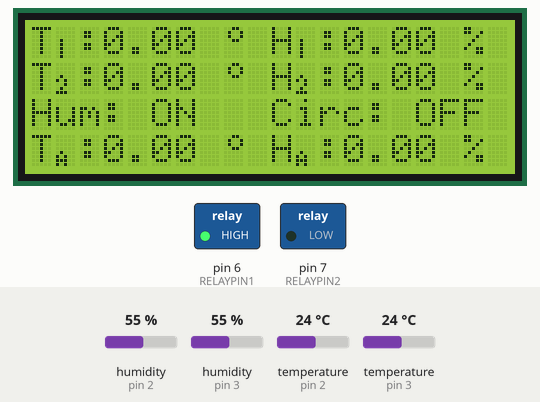
This sketch was run on a simulated Arduino Uno, built with avr-gcc and run on an emulated ATmega328P. On the bench: 20×4 character LCD, switched loads named in the sketch (green lamp = pin HIGH). Inputs (shaded band) come from the test bench; at power-on: humidity (sensors on pin 2, pin 3) 55 %, temperature (sensors on pin 3, pin 2) 24 °C.

Above: at 1.3 s.
1.4 s: humidity (sensor on pin 2) set to 83 %
At 3.8 s:
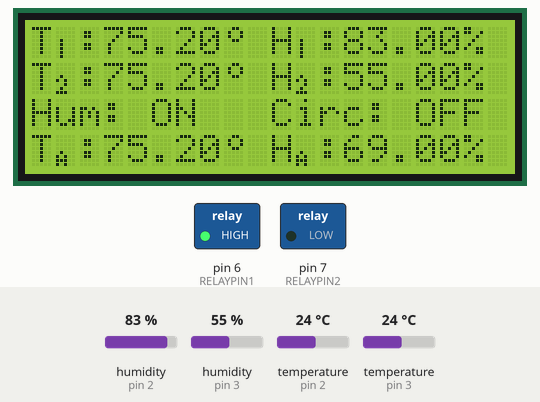
5.8 s: humidity (sensor on pin 2) set to 86 %
At 7.5 s:
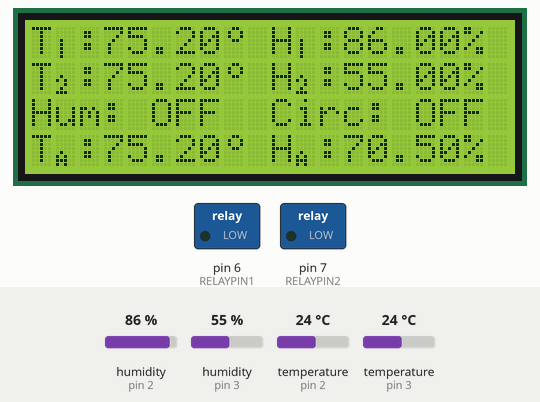
10.2 s: temperature (sensor on pin 3) set to 41 °C
At 13.1 s:
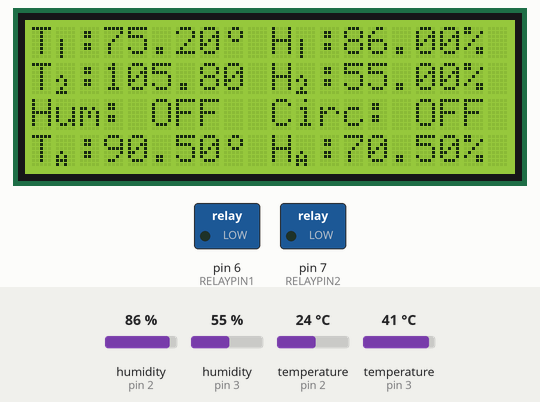
14.6 s: humidity (sensor on pin 3) set to 49 %
At 15.4 s:
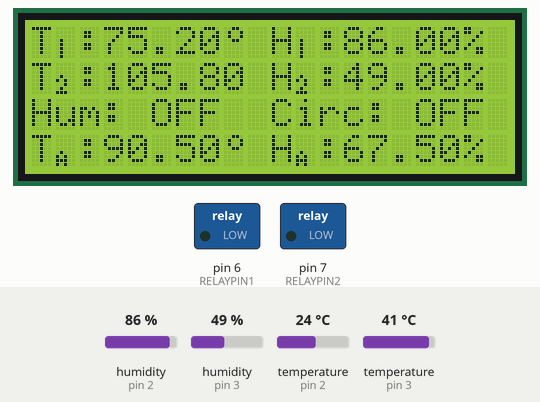
19.0 s: humidity (sensor on pin 3) set to 46 %
At 22.5 s:
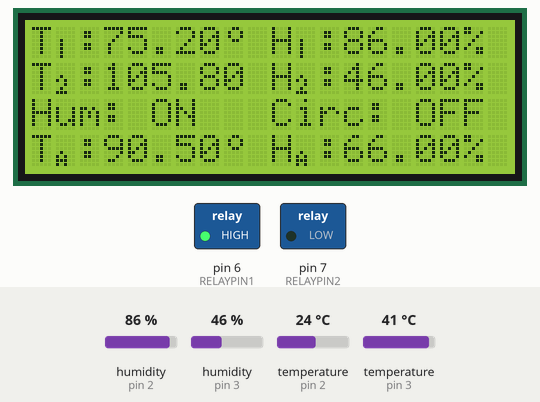
23.4 s: temperature (sensor on pin 2) set to 41 °C
At 24.7 s:
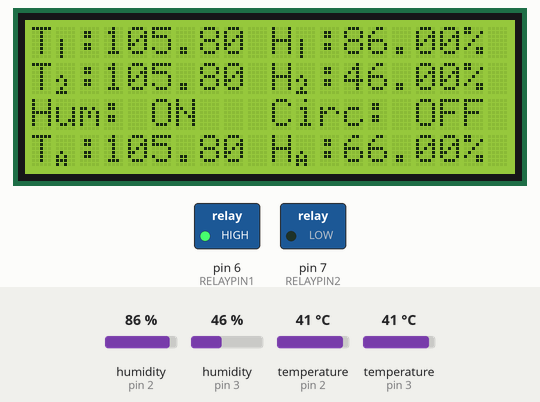
Timing chart, 0 to 26.4 s (numbered marks = the images above; inputs shaded):
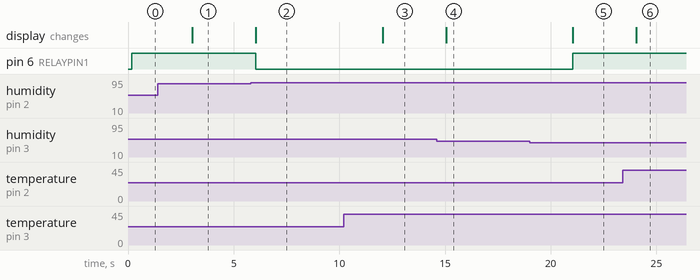

Measured:
- the behaviour switches between 84 and 85 % on humidity (sensor on pin 2) (found by bisection; images 1 and 2)
- the behaviour switches between 48 and 47 % on humidity (sensor on pin 3) (found by bisection; images 4 and 5)
- after the input at 1.4 s, the display: changes after 1.6 s (image 1)
- after the input at 5.8 s, pin 6 (RELAYPIN1): HIGH → LOW after 0.25 s; the display: changes after 0.25 s (image 2)
- after the input at 10.2 s, the display: changes after 1.8 s (image 3)
- after the input at 14.6 s, the display: changes after 0.45 s (image 4)
- after the input at 19.0 s, pin 6 (RELAYPIN1): LOW → HIGH after 2.0 s; the display: changes after 2.1 s (image 5)
- after the input at 23.4 s, the display: changes after 0.65 s (image 6)

The sketch:

Humidity.ino
```cpp
#include <Adafruit_Sensor.h>
#include <DHT.h>    //DHT Sensor Library
#include <LiquidCrystal_I2C.h>

#define DHTPIN 2
#define DHTPIN2 3         // Digital pin connected to the DHT sensor
#define DHTTYPE DHT22     // DHT 22 (AM2302)

#define RELAYPIN1 6   // Digital Pin connected to Hum Fan
#define RELAYPIN2 7   // Digital Pin connected to Circ Fan
LiquidCrystal_I2C lcd = LiquidCrystal_I2C(0x27, 20, 4); // (Hex address, colums, rows)

int HumRelayState = LOW;
int CircRelayState = LOW;
unsigned long PrevMS = 0;  //Store last time clock was updated
unsigned long CircMS = 0;  //Store circulation fan time on
long CircFan = 300000;     //Turn circulating fan on for 5 minutes
long CircFanON = 1800000;  //Turn circulating fan on every half hour

DHT dht(DHTPIN, DHTTYPE);
DHT dht2(DHTPIN2, DHTTYPE);
long ReadDHT = 3000;       //3 second read delay in ms
const float HumFanON = 67;       //Humidity level to turn ON humidifying fans
const float HumFanOFF = 70;      //Humidity level to turn OFF humidifying fans
float hum = 0;           // initializing Humidity and Temp
float temp = 0;
float hum2 = 0;
float temp2 = 0;
float avghum = 0;
float avgtemp = 0;
unsigned long CurMS = 0;

byte one[8] = {
  0b00000,
  0b00000,
  0b00000,
  0b01000,
  0b01000,
  0b01000,
  0b01000,
  0b01000
};

byte two[8] = {
  0b00000,
  0b00000,
  0b00000,
  0b01000,
  0b10100,
  0b00100,
  0b01000,
  0b11100
};

byte avg[8] = {
  0b00000,
  0b00000,
  0b00000,
  0b00000,
  0b01000,
  0b10100,
  0b11100,
  0b10100
};

byte deg[8] = {
  0b00110,
  0b01001,
  0b01001,
  0b00110,
  0b00000,
  0b00000,
  0b00000,
  0b00000
};


void setup() {
  pinMode(RELAYPIN1, OUTPUT);
  pinMode(RELAYPIN2, OUTPUT);
  digitalWrite(RELAYPIN1, HumRelayState);
  digitalWrite(RELAYPIN2, CircRelayState);
  Serial.begin(9600);
  dht.begin();
  dht2.begin();

  lcd.init();
  lcd.backlight();
  lcd.createChar(0, avg);
  lcd.createChar(1, one);
  lcd.createChar(2, two);
  lcd.createChar(3, deg);

  lcd.clear();

  lcd.setCursor(0, 0);
  lcd.print("T");
  lcd.setCursor(1, 0);
  lcd.write(1);
  lcd.setCursor(2, 0);
  lcd.print(":");
  lcd.setCursor(3, 0);
  lcd.print(temp);
  lcd.setCursor(8, 0);
  lcd.write(3);
  lcd.setCursor(10, 0);
  lcd.print("H");
  lcd.setCursor(11, 0);
  lcd.write(1);
  lcd.setCursor(12, 0);
  lcd.print(":");
  lcd.setCursor(13, 0);
  lcd.print(hum);
  lcd.setCursor(18, 0);
  lcd.print("%");
  lcd.setCursor(0, 1);
  lcd.print("T");
  lcd.setCursor(1, 1);
  lcd.write(2);
  lcd.setCursor(2, 1);
  lcd.print(":");
  lcd.setCursor(3, 1);
  lcd.print(temp2);
  lcd.setCursor(8, 1);
  lcd.write(3);
  lcd.setCursor(10, 1);
  lcd.print("H");
  lcd.setCursor(11, 1);
  lcd.write(2);
  lcd.setCursor(12, 1);
  lcd.print(":");
  lcd.setCursor(13, 1);
  lcd.print(hum2);
  lcd.setCursor(18, 1);
  lcd.print("%");
  lcd.setCursor(0, 2);
  lcd.print("Hum:");
  lcd.setCursor(5, 2);
  lcd.print("OFF");
  lcd.setCursor(10, 2);
  lcd.print("Circ:");
  lcd.setCursor(16, 2);
  lcd.print("OFF");
  lcd.setCursor(0, 3);
  lcd.print("T");
  lcd.setCursor(1, 3);
  lcd.write(0);
  lcd.setCursor(2, 3);
  lcd.print(":");
  lcd.setCursor(3, 3);
  lcd.print(avgtemp);
  lcd.setCursor(8, 3);
  lcd.write(3);
  lcd.setCursor(10, 3);
  lcd.print("H");
  lcd.setCursor(11, 3);
  lcd.write(0);
  lcd.setCursor(12, 3);
  lcd.print(":");
  lcd.setCursor(13, 3);
  lcd.print(avghum);
  lcd.setCursor(18, 3);
  lcd.print("%");
}


void loop()
{
  // Wait a few seconds between measurements.
  CurMS = millis();
  if ((CurMS - PrevMS >= ReadDHT))
  {
    // Sensor readings may also be up to 2 seconds 'old' (its a very slow sensor)
    hum = dht.readHumidity();
    temp = dht.readTemperature(true);     // Read temperature as Fahrenheit (isFahrenheit = true)
    hum2 = dht2.readHumidity();
    temp2 = dht2.readTemperature(true);     // Read temperature as Fahrenheit (isFahrenheit = true)

    avgtemp = (temp + temp2) / 2;
    avghum = (hum + hum2) / 2;

    PrevMS = CurMS;

    lcd.setCursor(3,0);
    lcd.print(temp);
    lcd.setCursor(13,0);
    lcd.print(hum);
    lcd.setCursor(3,1);
    lcd.print(temp2);
    lcd.setCursor(13,1);
    lcd.print(hum2);
    lcd.setCursor(3,3);
    lcd.print(avgtemp);
    lcd.setCursor(13,3);
    lcd.print(avghum);
  }

  if ((HumRelayState == LOW) && (avghum < HumFanON))     //Turn on humidity fans if humidity < Set Humidity Level
  {
    HumRelayState = HIGH;
    digitalWrite(RELAYPIN1, HIGH);
    lcd.setCursor(5, 2);
    lcd.print("ON ");
  }
  else if ((HumRelayState == HIGH) && (avghum >= HumFanOFF))
  {
    HumRelayState = LOW;
    digitalWrite(RELAYPIN1, LOW);
    lcd.setCursor(5, 2);
    lcd.print("OFF");
  }
  if((CircRelayState == LOW) && (millis()-CircMS > CircFanON))
  {
    CircRelayState = HIGH;
    digitalWrite(RELAYPIN2, HIGH);
    lcd.setCursor(16, 2);
    lcd.print("ON ");
    CircMS = millis();
  }
  else if((CircRelayState == HIGH) && (millis() - CircMS > CircFan))
  {
    CircRelayState = LOW;
    digitalWrite(RELAYPIN2, LOW);
    lcd.setCursor(16, 2);
    lcd.print("OFF");
  }
}
```
